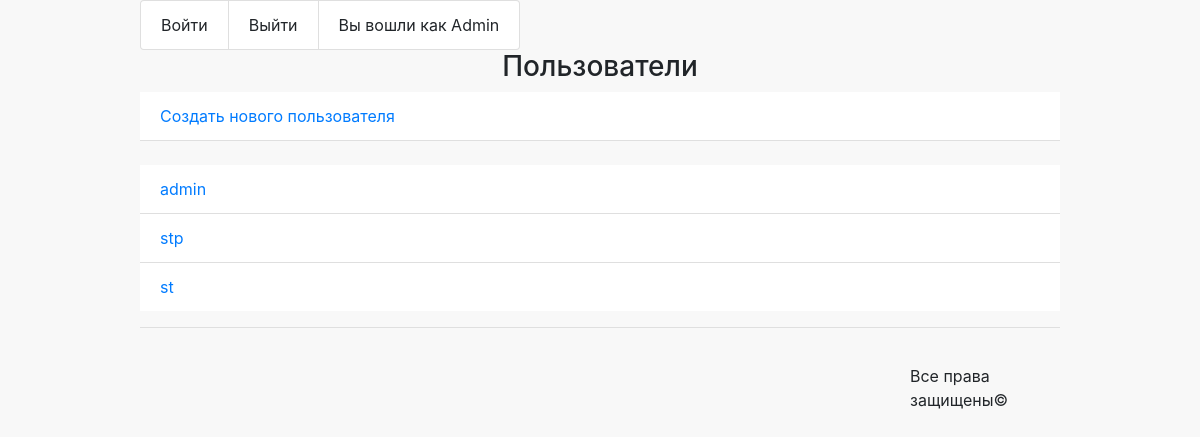
/admin_custom/users/read/ (signed in), run on an earlier commit of the app's database.
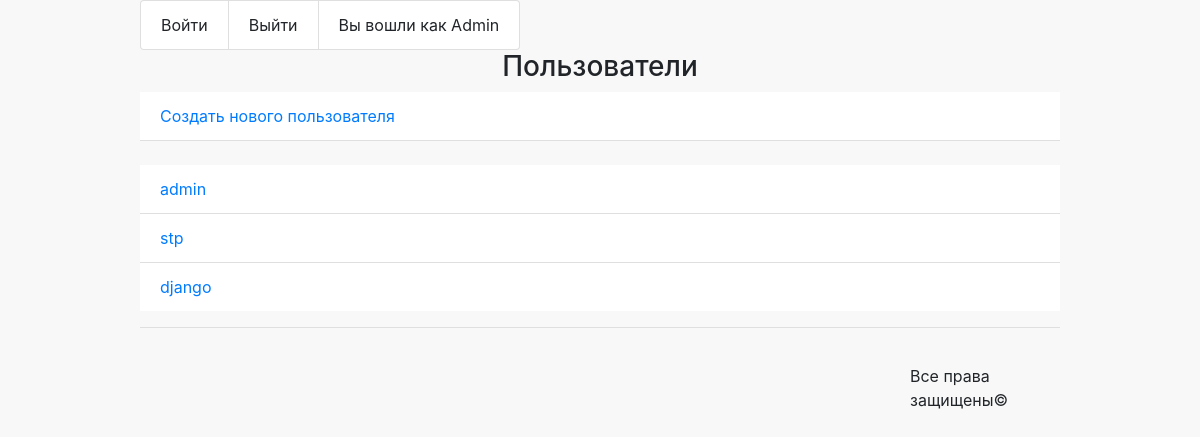
And on a later commit of the database.
### authapp/models.py (models this page shows, shortened)
class ShopUser(AbstractUser):
    class Meta:
        verbose_name = 'пользователь'
        verbose_name_plural = 'пользователи'
    avatar = models.ImageField(upload_to='users_avatars', blank=True)
    age = models.PositiveIntegerField(verbose_name='возраст', default=18)
    activation_key = models.CharField(max_length=128, blank=True)
    activation_key_expires = models.DateTimeField(
        default=det_expires_datetime()
    )

### adminapp/views.py (the view)
# urls.py: path('users/read/', adminapp.UserListView.as_view(), name='users'),
class UserListView(IsSuperUserView, ListView):
    model = ShopUser
    template_name = 'adminapp/users.html'
    queryset = ShopUser.objects.all()
    def get_context_data(self, *, object_list=None, **kwargs):
        context = super(UserListView, self).get_context_data(**kwargs)
        context['title'] = 'Админка'
        return context

### adminapp/views.py (called while the page is built)
    def test_func(self):
        return self.request.user.is_superuser

### mainapp/context_processors.py (called while the page is built)
def basket(request):
   basket = []
   if request.user.is_authenticated:
       basket = BasketSlot.objects.filter(user=request.user)
   return {
       'basket': basket,
   }

### adminapp/templates/adminapp/users.html
{% extends 'adminapp/base_admin.html' %}
{% block content %}
<div>
    <h3>Пользователи</h3>
    <ul class="list-group list-group-flush">
        <li class="list-group-item"><a href="{% url 'admin_custom:user_create' %}">Создать нового пользователя</a></li>
   </ul>
    <br>
   <ul class="list-group list-group-flush">
       {% for objects in object_list %}
            <li class="list-group-item"><a href="{% url 'admin_custom:user_read' objects.pk %}">{{objects.username}}</a></li>
       {% endfor %}
   </ul>
</div>
{% endblock %}

### adminapp/templates/adminapp/base_admin.html (shortened to what this page needs)
<!DOCTYPE html>
{% load static %}
<html lang="en">
<head>
    <link rel="stylesheet" type="text/css" href="{% static 'css/bootstrap.min.css' %}">
    <link rel="stylesheet" href="{% static 'css/styles.css'%}">
</head>
<body class="body">
    <div class="container">
        {% include 'adminapp/includes/inc_menu.html'%}
        {% block content %}{% endblock %}
        {% include 'mainapp/includes/inc_foother.html'%}
    </div>
</body>
</html>

### adminapp/templates/adminapp/includes/inc_menu.html
<ul class="list-group list-group-horizontal">
  <li class="list-group-item"><a>Войти</a></li>
  <li class="list-group-item"><a>Выйти</a></li>
  <li class="list-group-item">Вы вошли как {{ request.user.username|title }}</li>
</ul>

### mainapp/templates/mainapp/includes/inc_foother.html
        <hr>
        <div class="foother">
                <p>Все права защищены&copy;</p>
        </div>

### static/css/styles.css (style rules this page uses)
.body { background-color: #f8f8f8 }
.container { margin: 0 auto; width: 950px }
p { font-size: 1em; text-align: left!important; }
h1, h3, p { text-align: center; }
.foother { float: left; height: 20px; margin-right: 20px; margin-left: 770px; margin-top: 20px }

What changed in the data, as far as the page shows it:
removed ShopUser: username "st"
added ShopUser: username "django"
